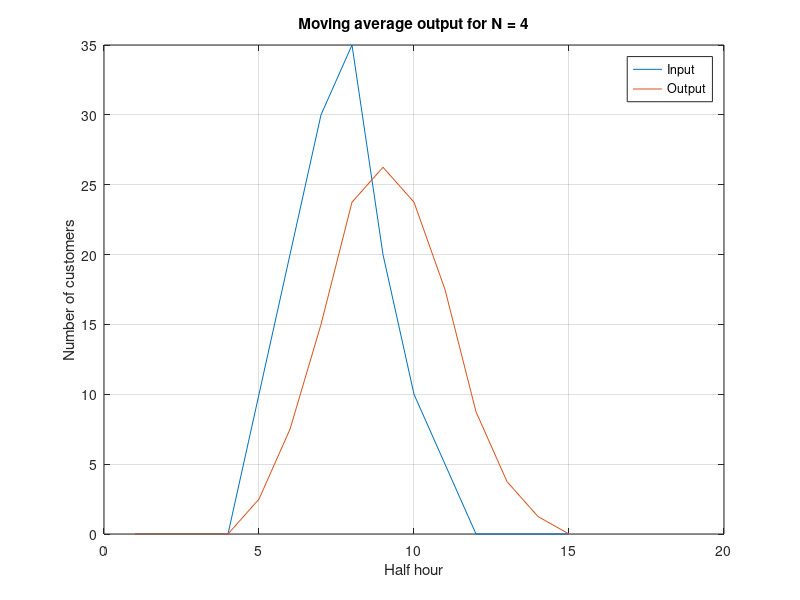

Here is the MATLAB script that generated this plot:
load sma.dat;
figure;
plot(sma);
legend('Input', 'Output');
title('Moving average output for N = 4');
xlabel('half hour');
ylabel('Number of customers');
xlabel('Half hour');
grid;